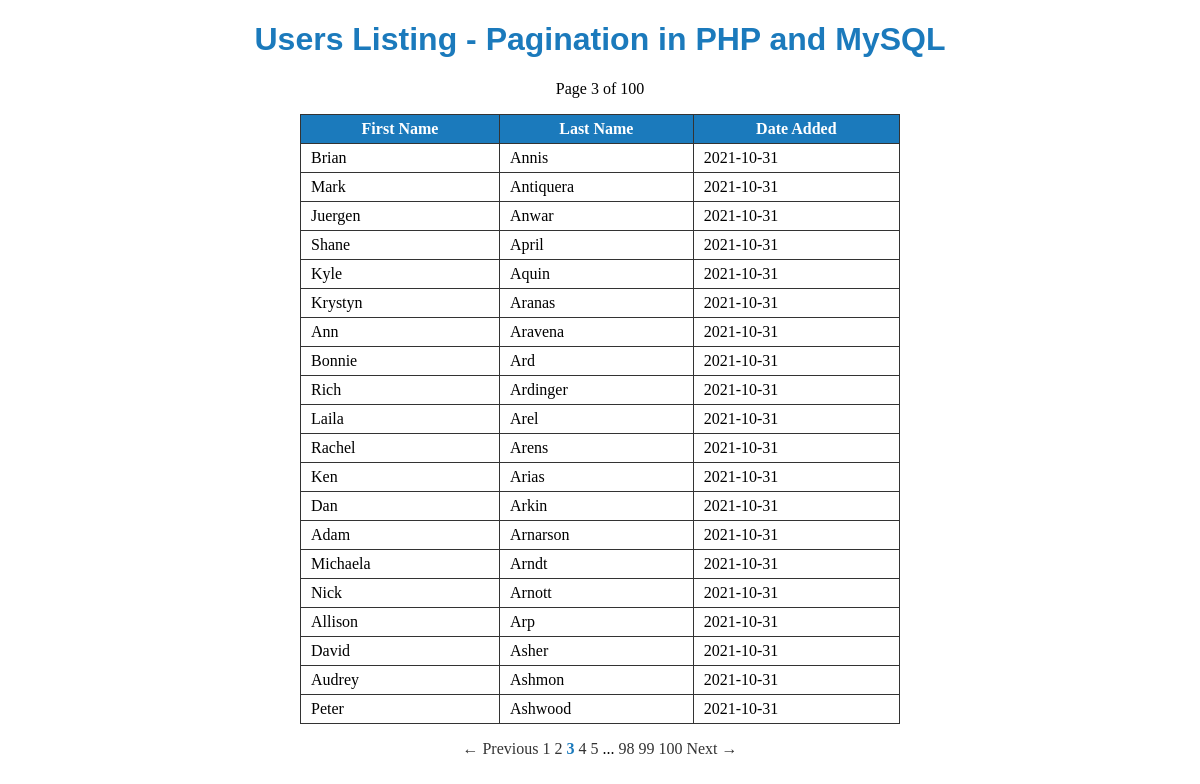
The page /index.php?page=3 on the database its author committed.
### tables this page shows
CREATE TABLE users (
  id int(11) NOT NULL auto_increment,
  first_name varchar(255),
  last_name varchar(255),
  date_added TIMESTAMP DEFAULT CURRENT_TIMESTAMP,
  PRIMARY KEY (id)
);

### src/Database.php (called while the page is built, shortened)
<?php
  class Database {
    private $host;
    private $user;
    private $password;
    private $database;
    public function __construct()
    {
      $this->host = DB_SERVER;
      $this->user = DB_USER;
      $this->password = DB_PASS;
      $this->database = DB_NAME;
    }
    public function db_connect() {
      $connection = mysqli_connect($this->host, $this->user, $this->password, $this->database);
      return $connection;
    }
    public function db_query($connection, $sql) {
      $result_set = mysqli_query($connection, $sql);
      return $result_set;
    }
    public function db_fetch_assoc($result_set) {
      return mysqli_fetch_assoc($result_set);
    }
    public function db_escape($connection, $string) {
      return mysqli_real_escape_string($connection, $string);
    }
  }
?>

### src/Functions.php (called while the page is built, shortened)
<?php
  class Functions {
    private $dbObj;
    private $db;
    public function __construct($db)
    {
      $this->dbObj = $db;
      $this->db = $this->dbObj->db_connect();
    }
    public function find_customers($limit=0, $offset=0) {
      $sql = "SELECT * FROM users ";
      $sql .= "ORDER BY last_name ASC, first_name ASC";
      if($limit > 0) {
        $sql .= " LIMIT " . $this->dbObj->db_escape($this->db, $limit);
      }
      if($offset > 0) {
        $sql .= " OFFSET " . $this->dbObj->db_escape($this->db, $offset);
      }
      $result = $this->dbObj->db_query($this->db, $sql);
      return $result;
    }
    public function count_customers() {
      $sql = "SELECT COUNT(*) FROM users ";
      $result = $this->dbObj->db_query($this->db, $sql);
      $array =  $this->dbObj->db_fetch_assoc($result);
      return $array['COUNT(*)'];
    }
    public  function escape($string="") {
      return htmlspecialchars($string);
    }
  }
?>

### index.php (the view, shortened to what this page needs)
<?php
    $dbObj = new Database();
    $utility = new Functions($dbObj);
    $total_count = $utility->count_customers();
    $page = $_GET['page'] ?? 1;
    $pagination = new Pagination($total_count, $page, 20);
    $users = $utility->find_customers($pagination->per_page, $pagination->offset());
?>
<!doctype html>
<html lang="en">
  <head>
    <link rel="stylesheet" href="css/style.css">
  </head>
  <body>
    <h1>Users Listing - Pagination in PHP and MySQL </h1>
    <p class="page-status">
      Page <?php echo $pagination->current_page; ?> of <?php echo $pagination->total_pages(); ?>
    </p>
    <table id="customer-list">
      <tr>
        <th>First Name</th>
        <th>Last Name</th>
        <th>Date Added</th>
      </tr>
      <?php
        while($user = $dbObj->db_fetch_assoc($users)) {
          echo "<tr>";
          echo "<td>" . $utility->escape($user['first_name']) . "</td>";
          echo "<td>" . $utility->escape($user['last_name']) . "</td>";
          echo "<td>" . $utility->escape(Date('Y-m-d', strtotime($user['date_added']))) . "</td>";
          echo "</tr>";
        }
      ?>
    </table>
    <?php echo $pagination->page_links('index.php'); ?>
  </body>
</html>

### css/style.css (style rules this page uses)
html, body { margin: 0; padding: 0; height: 100%; width: 100%; }
h1 { width: 100%; text-align: center; font-family: sans-serif; color: #1B7ABC; }
table#customer-list { width: 50%; border-collapse: collapse; margin: 0 auto; }
table tr th { color: #fff; background: #1B7ABC; }
table tr td, table tr th { border: 1px solid #333; padding: 5px 10px; }
p.page-status, p.pagination { width: 100%; text-align: center; }

### rows shown on the page
users: first_name "Brian", last_name "Annis", date_added "2021-10-31"
users: first_name "Mark", last_name "Antiquera", date_added "2021-10-31"
users: first_name "Juergen", last_name "Anwar", date_added "2021-10-31"
users: first_name "Shane", last_name "April", date_added "2021-10-31"
users: first_name "Kyle", last_name "Aquin", date_added "2021-10-31"
users: first_name "Krystyn", last_name "Aranas", date_added "2021-10-31"
users: first_name "Ann", last_name "Aravena", date_added "2021-10-31"
users: first_name "Bonnie", last_name "Ard", date_added "2021-10-31"
users: first_name "Rich", last_name "Ardinger", date_added "2021-10-31"
users: first_name "Laila", last_name "Arel", date_added "2021-10-31"
users: first_name "Rachel", last_name "Arens", date_added "2021-10-31"
users: first_name "Ken", last_name "Arias", date_added "2021-10-31"
users: first_name "Dan", last_name "Arkin", date_added "2021-10-31"
users: first_name "Adam", last_name "Arnarson", date_added "2021-10-31"
users: first_name "Michaela", last_name "Arndt", date_added "2021-10-31"
users: first_name "Nick", last_name "Arnott", date_added "2021-10-31"
users: first_name "Allison", last_name "Arp", date_added "2021-10-31"
users: first_name "David", last_name "Asher", date_added "2021-10-31"
users: first_name "Audrey", last_name "Ashmon", date_added "2021-10-31"
users: first_name "Peter", last_name "Ashwood", date_added "2021-10-31"

### other values the page prints
$pagination->current_page "3"
$pagination->total_pages() "100"
